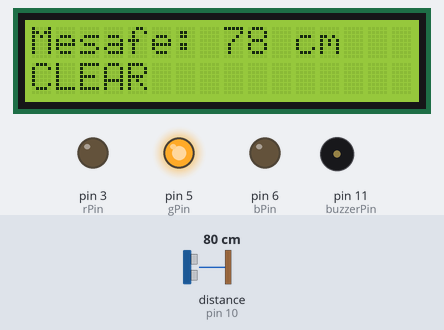
The sketch below on a simulated Arduino Uno, built with avr-gcc and run on an emulated ATmega328P. Parts: 16×2 character LCD, output pins drawn as LEDs (lit = HIGH), buzzer (waves = sounding). Wiring (inferred from the names in the program): ultrasonic range finder: trigger pin 9; echo pin 10. Dashed ring = blinking. The inputs (shaded band) are chosen by the test bench; at power-on: distance to the obstacle (sensor on pin 10) 80 cm. The echo pulse lasts 58.3 µs per cm; pins used as bus, display or sensor lines are not drawn; what the sketch prints to the serial monitor is not drawn.

Above: at 2.2 s.
2.3 s: distance to the obstacle (sensor on pin 10) set to 56 cm
At 3.2 s:
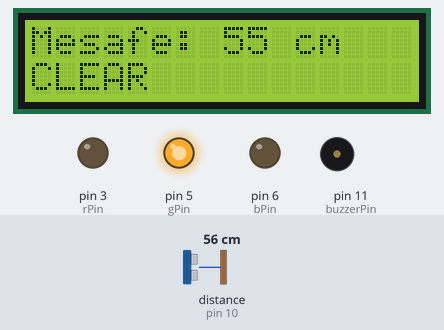
3.8 s: distance to the obstacle (sensor on pin 10) set to 47 cm
At 4.5 s:
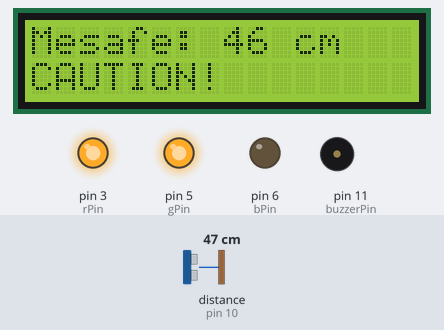
6.2 s: distance to the obstacle (sensor on pin 10) set to 24 cm
At 6.77 s:
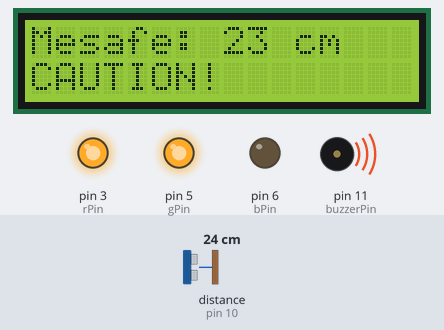
8.2 s: distance to the obstacle (sensor on pin 10) set to 20 cm
At 9.1 s:
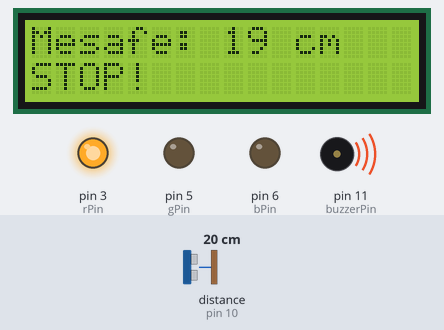
9.7 s: distance to the obstacle (sensor on pin 10) set to 2 cm
At 9.94 s:
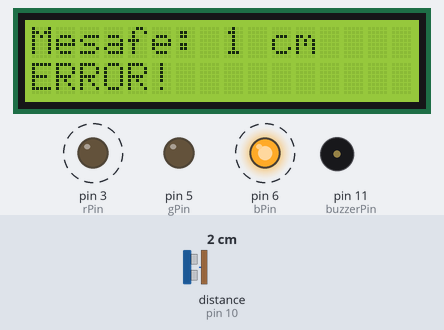
Timing chart, 0 to 16.2 s (numbered marks = the images above; inputs shaded):
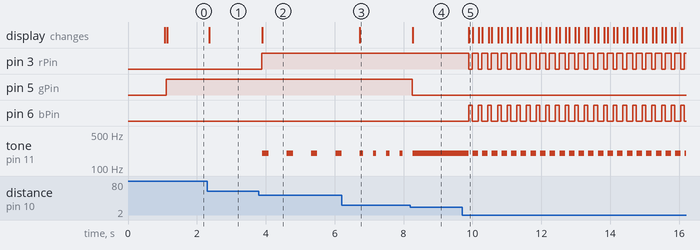

Measured:
- the behaviour switches between 52 and 51 cm on distance to the obstacle (sensor on pin 10) (found by bisection; images 1 and 2)
- the behaviour switches between 22 and 21 cm on distance to the obstacle (sensor on pin 10) (found by bisection; images 3 and 4)
- after the input at 2.3 s, the display: changes after 0.06 s (image 1)
- after the input at 3.8 s, pin 3 (rPin): LOW → HIGH after 0.09 s; tone on pin 11 (buzzerPin): alternates 200 Hz for 0.18 s and silent for 0.52 s, starting after 0.10 s; the display: changes after 0.10 s (image 2)
- after the input at 6.2 s, the display: changes after 0.53 s (image 3)
- after the input at 8.2 s, pin 5 (gPin): HIGH → LOW after 0.05 s; tone on pin 11 (buzzerPin): goes on until 8.3 s, then stays 200 Hz; the display: changes after 0.07 s (image 4)
- after the input at 9.7 s, pin 3 (rPin): alternates HIGH for 0.17 s and LOW for 0.11 s, starting after 0.19 s; pin 6 (bPin): alternates HIGH for 0.11 s and LOW for 0.17 s, starting after 0.19 s; tone on pin 11 (buzzerPin): alternates 200 Hz for 0.16 s and silent for 0.12 s, starting after 0.19 s; the display: changes after 0.19 s (image 5)

The sketch:

ParkingCensor.ino
```cpp
#include <LiquidCrystal_I2C.h>

LiquidCrystal_I2C lcd(0x27, 16, 2);

const int trigPin = 9;
const int echoPin = 10;
const int rPin = 3;
const int gPin = 5;
const int bPin = 6;
const int buzzerPin = 11;

void setup()
{
  lcd.init();
  lcd.backlight();
  lcd.setCursor(0, 0);
  lcd.setContrast(255);
  lcd.print("READY");
  delay(1000);
  lcd.clear();
  pinMode(trigPin, OUTPUT);
  pinMode(echoPin, INPUT);
  pinMode(rPin, OUTPUT);
  pinMode(gPin, OUTPUT);
  pinMode(bPin, OUTPUT);
  pinMode(buzzerPin, OUTPUT);
  Serial.begin(9600);
}

void loop()
{
  // 1. MESAFE ÖLÇÜMÜ
  digitalWrite(trigPin, LOW);
  delayMicroseconds(2);
  digitalWrite(trigPin, HIGH);
  delayMicroseconds(10);
  digitalWrite(trigPin, LOW);
  long sure = pulseIn(echoPin, HIGH);
  int mesafe = sure * 0.034 / 2;

  lcd.setCursor(0, 0);
  lcd.print("Mesafe: ");
  lcd.print(mesafe);
  lcd.print(" cm             ");

  lcd.setCursor(0, 1);

  // 2. RENK KARARI (Profesyonel Mantık)
  if (mesafe < 2 || mesafe > 330){// Kör Nokta ve Sınır Kontrolü
  	lcd.print("ERROR!          ");
    RenkAyarla(0, 0, 255);
    noTone(buzzerPin);
  }
  else if (mesafe > 50) {
    RenkAyarla(0, 255, 0); // Güvenli: YEŞİL
    lcd.print("CLEAR           ");
    noTone(buzzerPin);
  }
  else if (mesafe <= 50 && mesafe > 20) {
    RenkAyarla(255, 255, 0); // Dikkat: SARI
    lcd.print("CAUTION!        ");
    BipSesi(mesafe * 10);
  }
  else {
    RenkAyarla(255, 0, 0); // Tehlike: KIRMIZI
    lcd.print("STOP!           ");
    tone(buzzerPin, 200);
    delay(100);
  }

  Serial.print("Mesafe: ");
  Serial.println(mesafe);
  delay(20);
}

void RenkAyarla(int r, int g, int b){
	analogWrite(rPin, r);
  	analogWrite(bPin, b);
  	analogWrite(gPin, g);
}

void BipSesi(float bekleme){
	tone(buzzerPin, 200);
  	delay(bekleme * 0.4);
  	noTone(buzzerPin);
  	delay(bekleme);
}
```
